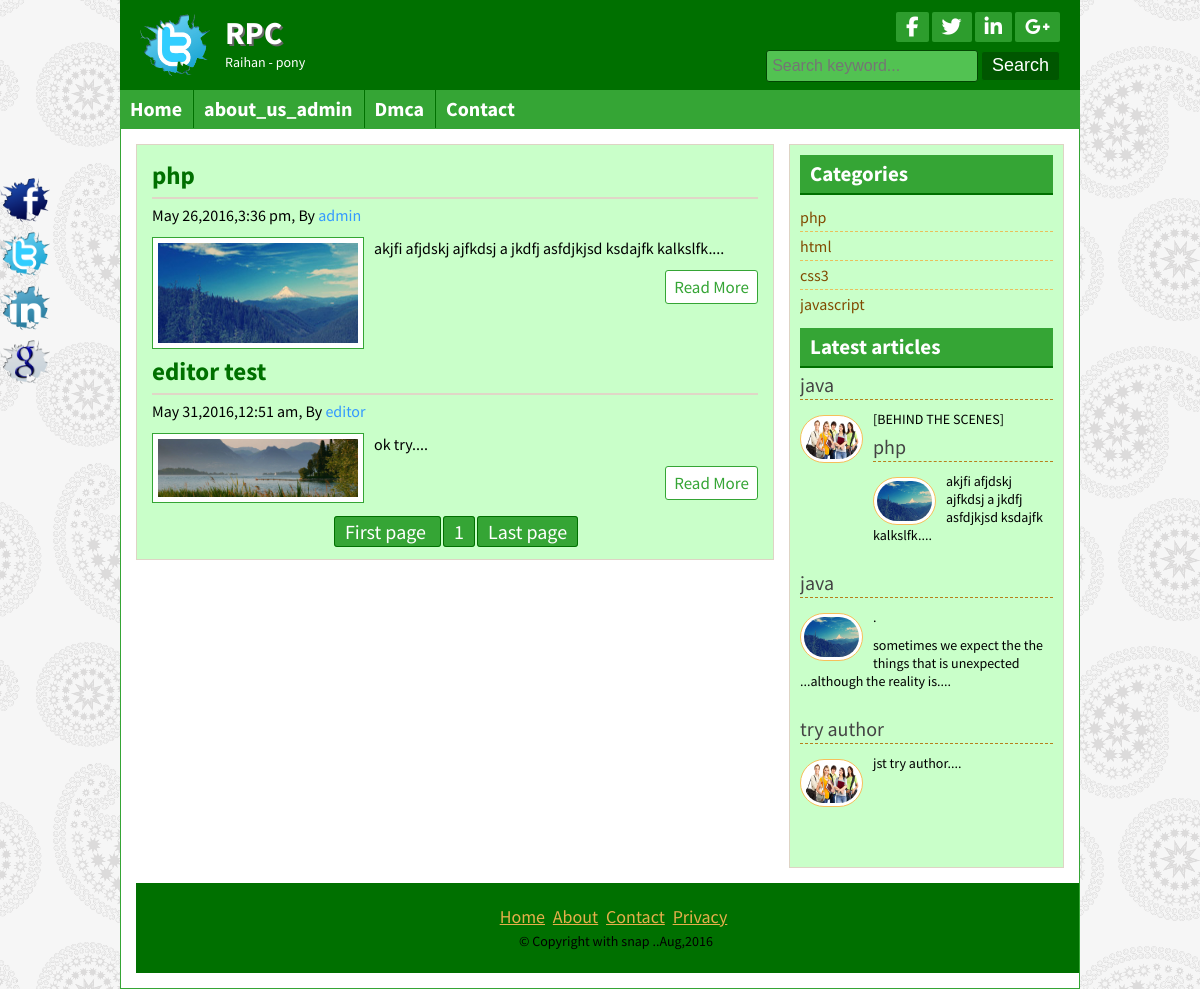
The app's page /posts.php?id=2 with its own data.
### tables this page shows
CREATE TABLE IF NOT EXISTS `title_slogan` (
  `id` int(11) NOT NULL AUTO_INCREMENT,
  `title` varchar(255) NOT NULL,
  `slogan` varchar(255) NOT NULL,
  `logo` varchar(255) NOT NULL,
  PRIMARY KEY (`id`)
);

CREATE TABLE IF NOT EXISTS `tbl_social` (
  `id` int(11) NOT NULL AUTO_INCREMENT,
  `fb` varchar(255) NOT NULL,
  `tw` varchar(255) NOT NULL,
  `ln` varchar(255) NOT NULL,
  `gp` varchar(255) NOT NULL,
  PRIMARY KEY (`id`)
);

CREATE TABLE IF NOT EXISTS `tbl_page` (
  `id` int(11) NOT NULL AUTO_INCREMENT,
  `name` varchar(255) NOT NULL,
  `body` text NOT NULL,
  PRIMARY KEY (`id`)
);

CREATE TABLE IF NOT EXISTS `tbl_post` (
  `id` int(11) NOT NULL AUTO_INCREMENT,
  `cat` int(11) NOT NULL,
  `title` varchar(255) NOT NULL,
  `body` text NOT NULL,
  `image` varchar(255) NOT NULL,
  `author` varchar(50) NOT NULL,
  `tags` varchar(255) NOT NULL,
  `date` timestamp NOT NULL DEFAULT CURRENT_TIMESTAMP,
  `userid` int(11) NOT NULL,
  PRIMARY KEY (`id`)
);

CREATE TABLE IF NOT EXISTS `tbl_category` (
  `id` int(11) NOT NULL AUTO_INCREMENT,
  `name` varchar(100) NOT NULL,
  PRIMARY KEY (`id`)
);

CREATE TABLE IF NOT EXISTS `tbl_footer` (
  `id` int(11) NOT NULL AUTO_INCREMENT,
  `note` varchar(255) NOT NULL,
  PRIMARY KEY (`id`)
);

### lib/Database.php (called while the page is built, shortened)
<?php
Class Database {
    public $host = DB_HOST;
    public $user = DB_USER;
    public $pass = DB_PASS;
    public $dbname = DB_NAME;
    public $link;
    private function connectDB() {
        $this->link = new mysqli($this->host, $this->user, $this->pass, $this->dbname);
    }
    public function select($query) {
        $result = $this->link->query($query) or die($this->link->error . __LINE__);
        if ($result->num_rows > 0) {
            return $result;
        } else {
            return false;
        }
    }
}

### helpers/format.php (called while the page is built, shortened)
<?php
class format {
    public function formatedate($date) {
        return date('F j,Y,g:i a', strtotime($date));
    }
    public function textshorten($text, $limit = 300) {
        $text = $text . '';
        $text = substr($text, 0, $limit);
        $text = substr($text, 0, strrpos($text, ' '));
        $text = $text . '....';
        return $text;
    }
}

### posts.php (the view, shortened to what this page needs)
<?php include ('inc/header.php') ?>
<?php
if (!isset($_GET['id']) || $_GET['id'] == NULL) {
    header("Location:404.php");
} else {
    $id = $_GET['id'];
}
?>
<div class="contentsection contemplete clear">
    <div class="maincontent clear">
        <?php
        $per_page = 3;
        ?>
        <?php
        $query = "select * from tbl_post  where cat='$id'";
        $post = $db->select($query);
        if ($post) {
            while ($result = $post->fetch_assoc()) {
                ?>
                <div class="samepost clear">
                    <h2><a href="post.php?id=<?php echo $result['id']; ?>"><?php echo $result['title']; ?></a></h2>
                    <h4><?php echo $fm->formatedate($result['date']) ?>, By <a href="#"><?php echo $result['author'] ?></a></h4>
                    <a href="#"><img src="admin/<?php echo $result['image'] ?>" alt="post image"/></a>
                    <p> <?php echo $fm->textshorten($result['body']); ?></p>
                    <div class="readmore clear">
                        <a href="post.php?id=<?php echo $result['id']; ?>">Read More</a>
                    </div>
                </div>
            <?php }; ?>
            <?php
            $query = "select * from tbl_post where cat=$id";
            $result = $db->select($query);
            $total_rows = mysqli_num_rows($result);
            $total_pages = ceil($total_rows / $per_page);
            echo "<span class='pagination'> <a href='index.php?page=1'>" . ' First page' . " </a>";
            for ($i = 1; $i <= $total_pages; $i++) {
                echo "<a href='index.php?page=" . $i . "'>" . $i . "</a>";
            }
            echo "<a href='index.php?page=$total_pages'>" . 'Last page' . "</a></span>"
            ?>
            <?php
        } else {
            header("Location:404.php");
        }
        ?>
    </div>
    <?php include ('inc/sidebar.php') ?>
    <?php include('inc/footer.php') ?>

### inc/header.php (shortened to what this page needs)
<?php include 'lib/Database.php' ?>
<?php include 'helpers/format.php' ?>
<?php
$db = new Database();
$fm = new format();
?>
<!DOCTYPE html>
<html>
    <head>
        <?php include 'scripts/css.php';?>
    </head>
    <body>
        <div class="headersection templete clear">
            <a href="#">
                <div class="logo">
                    <?php
                    $query = "select * from title_slogan where id='1'";
                    $blog_title = $db->select($query);
                    if ($blog_title) {
                        while ($result = $blog_title->fetch_assoc()) {
                            ?>
                            <img src="admin/<?php echo $result['logo'] ?>" alt="Logo"/>
                            <h2><?php echo $result['title'] ?></h2>
                            <p><?php echo $result['slogan']; ?></p>
                        <?php
                        }
                    }
                    ?>
                </div>
            </a>
            <div class="social clear">
                <div class="icon clear">
                    <?php
                    $query = "select * from tbl_social where id='1'";
                    $social_media = $db->select($query);
                    if ($social_media) {
                        while ($result = $social_media->fetch_assoc()) {
                            ?>
                            <a href="<?php echo $result['fb'] ?>" target="_blank"><i class="fa fa-facebook"></i></a>
                            <a href="<?php echo $result['tw'] ?>" target="_blank"><i class="fa fa-twitter"></i></a>
                            <a href="<?php echo $result['ln'] ?>" target="_blank"><i class="fa fa-linkedin"></i></a>
                            <a href="<?php echo $result['gp'] ?>" target="_blank"><i class="fa fa-google-plus"></i></a>
                        <?php
                        }
                    }
                    ?>
                </div>
                <div class="searchbtn clear">
                    <form action="search.php" method="get">
                        <input type="text" name="search" placeholder="Search keyword..."/>
                        <input type="submit" name="submit" value="Search"/>
                    </form>
                </div>
            </div>
        </div>
        <div class="navsection templete">
            <?php
            $path = $_SERVER['SCRIPT_FILENAME'];
            $current_page = basename($path, '.php');
            ?>
            <ul>
                <li><a <?php
                    if ($current_page == 'index') {
                        echo "id='active'";
                    }
                    ?> href="index.php">Home</a></li>
                    <?php
                    $query = "select * from tbl_page";
                    $page = $db->select($query);
                    while ($pageresult = $page->fetch_assoc()) {
                        ?>
                    <li><a <?php
                        if (isset($_GET['pageid']) && $_GET['pageid'] == $pageresult['id']) {
                            echo "id='active'";
                        }
                        ?>
                            href="page.php?pageid=<?php echo $pageresult['id']; ?>"><?php echo $pageresult['name']; ?></a></li>
                    <?php } ?>
                <li><a <?php
                    if ($current_page == 'contact') {
                        echo "id='active'";
                    }
                    ?> href="contact.php">Contact</a></li>
            </ul>
        </div>

### inc/sidebar.php
<div class="sidebar clear">
    <div class="samesidebar clear">
        <h2>Categories</h2>
        <ul>
            <?php
            $query = "select * from tbl_category";
            $post = $db->select($query);
            if ($post) {
                while ($result = $post->fetch_assoc()) {
                    ?>
                    <li><a href="posts.php?id=<?php echo $result['id']; ?>"><?php echo $result['name']; ?></a></li>
                    <?php
                }
            } else {
                echo 'no category created';
            }
            ?>
        </ul>
    </div>
    <div class="samesidebar clear">
        <h2>Latest articles</h2>
        <?php
        $query = "select * from tbl_post limit 4";
        $post = $db->select($query);
        if ($post) {
            while ($result = $post->fetch_assoc()) {
                ?>
                <div class="popular clear">
                    <h3><a href="post.php?id=<?php echo $result['id']; ?>"><?php echo $result['title'] ?></a></h3>
                    <a href="post.php?id=<?php echo $result['id']; ?>"><img src="admin/<?php echo $result['image'] ?>" alt="post image"/></a>
                    <?php echo $fm->textshorten($result['body'], 100); ?>
                </div>
                <?php
            }
        } else {
            header('Location:404.php');
        }
        ?>
    </div>
</div>

### inc/footer.php (shortened to what this page needs)
</div>
<div class="footersection templete clear">
    <div class="footermenu clear">
        <ul>
            <li><a href="#">Home</a></li>
            <li><a href="#">About</a></li>
            <li><a href="#">Contact</a></li>
            <li><a href="#">Privacy</a></li>
        </ul>
    </div>
    <?php
    $query = "select * from tbl_footer where id='1'";
    $footer = $db->select($query);
    if ($footer) {
        while ($result = $footer->fetch_assoc()) {
            ?>
            <p>&copy; <?php echo $result['note'] ?>.<?php echo date('M,Y'); ?></p>
        <?php
        }
    }
    ?>
</div>
<div class="fixedicon clear">
    <?php
    $query = "select * from tbl_social where id='1'";
    $social_media = $db->select($query);
    if ($social_media) {
        while ($result = $social_media->fetch_assoc()) {
            ?>
            <a href="<?php echo $result['fb'] ?>" target="_blank"><img src="images/fb.png" alt="Facebook"/></a>
            <a href="<?php echo $result['tw'] ?>" target="_blank"><img src="images/tw.png" alt="Twitter"/></a>
            <a href="<?php echo $result['ln'] ?>" target="_blank"><img src="images/in.png" alt="LinkedIn"/></a>
            <a href="<?php echo $result['gp'] ?>" target="_blank"><img src="images/gl.png" alt="GooglePlus"/></a>
        <?php
        }
    }
    ?>
</div>
</body>
</html>

### theme/green.css (style rules this page uses)
.headersection, .footersection { background: #007000 none repeat scroll 0 0; }
.icon a { background: #2d9d2d none repeat scroll 0 0; }
.searchbtn input[type="text"] { border: 1px solid #034703; background: #52c252; }
.searchbtn input[type="submit"] { border: 1px solid #007000; }
input[type="submit"] { background: #005600 none repeat scroll 0 0; }
.navsection { background: none repeat scroll 0 0 #35a535; }
.navsection ul li { border-left: 1px solid #007000;border-right: 1px solid #38a838; }
.samepost h2 a { color: #007000; }
.maincontent, .sidebar { background: #c9ffc9 none repeat scroll 0 0; }
.samepost img { border: 1px solid #35A535; }
.contentsection { border: 1px solid #35A535; }
.samesidebar h2, .relatedpost h2 { background: #35A535 none repeat scroll 0 0; border-bottom: 2px solid #007000; color:#fff; }
.readmore a { border: 1px solid #35a535;color: #35a535; }
.pagination a { background: #35A535 none repeat scroll 0 0; border: 1px solid #007000; color: #fff; }
.samepost h2, .about h2 { color: #007000; }

### records on screen
title_slogan: logo (picture), title "RPC", slogan "Raihan - pony"
tbl_page: name "about_us_admin"
tbl_page: name "Dmca"
tbl_post: title "php", date "May 26,2016,3:36 pm", author "admin", image (picture), body "akjfi afjdskj ajfkdsj a jkdfj asfdjkjsd ksdajfk kalkslfk...."
tbl_post: title "editor test", date "May 31,2016,12:51 am", author "editor", image (picture), body "ok try...."
tbl_category: name "php"
tbl_category: name "html"
tbl_category: name "css3"
tbl_category: name "javascript"
tbl_post: title "java", image (picture), body "[BEHIND THE SCENES]"
tbl_post: title "java", image (picture), body ". sometimes we expect the the things that is unexpected ...although the reality is...."
tbl_post: title "try author", image (picture), body "jst try author...."
tbl_footer: note "Copyright with snap ."
